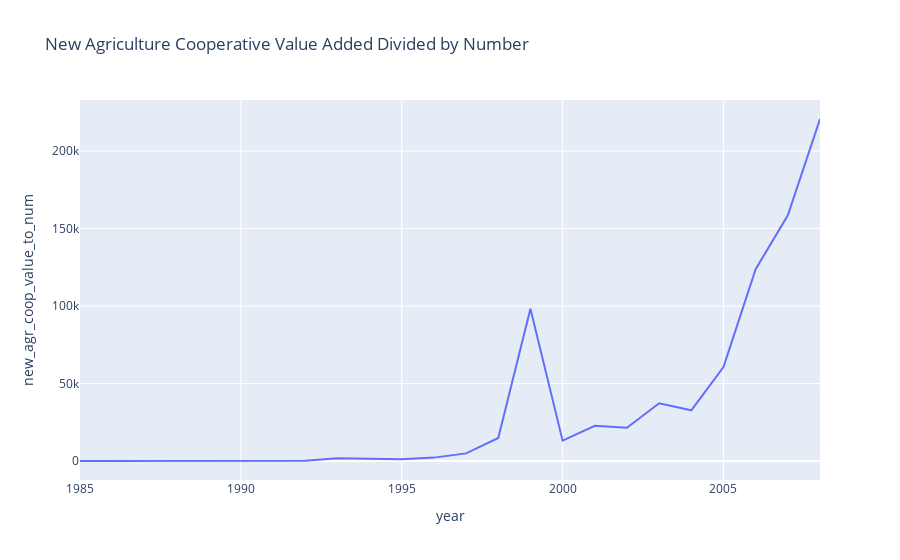

Source (notebook cell):
### Code cell
fig = px.line(df, x="year", y="new_agr_coop_value_to_num", title='New Agriculture Cooperative Value Added Divided by Number')
fig.show()

### Figure 1 — Plotly figure (JSON) as saved in the notebook; plotly's stock layout.template omitted (floating-point values rounded to 4 significant figures)
{"data": [{"hovertemplate": "year=%{x}<br>new_agr_coop_value_to_num=%{y}<extra></extra>", "legendgroup": "", "line": {"color": "#636efa", "dash": "solid"}, "marker": {"symbol": "circle"}, "mode": "lines", "name": "", "orientation": "v", "showlegend": false, "type": "scatter", "x": [1985, 1986, 1987, 1988, 1989, 1990, 1991, 1992, 1993, 1994, 1995, 1996, 1997, 1998, 1999, 2000, 2001, 2002, 2003, 2004, 2005, 2006, 2007, 2008], "xaxis": "x", "y": [37, 41, 50, 101, 101, 87, 133, 181, 1811, 1419, 1187, 2216, 4947, 14896, 98254, 13165, 22779, 21493, 37310, 32739, 60597, 123693, 158561, 220619], "yaxis": "y"}], "layout": {"legend": {"tracegroupgap": 0}, "title": {"text": "New Agriculture Cooperative Value Added Divided by Number"}, "xaxis": {"anchor": "y", "domain": [0, 1], "title": {"text": "year"}}, "yaxis": {"anchor": "x", "domain": [0, 1], "title": {"text": "new_agr_coop_value_to_num"}}}}
